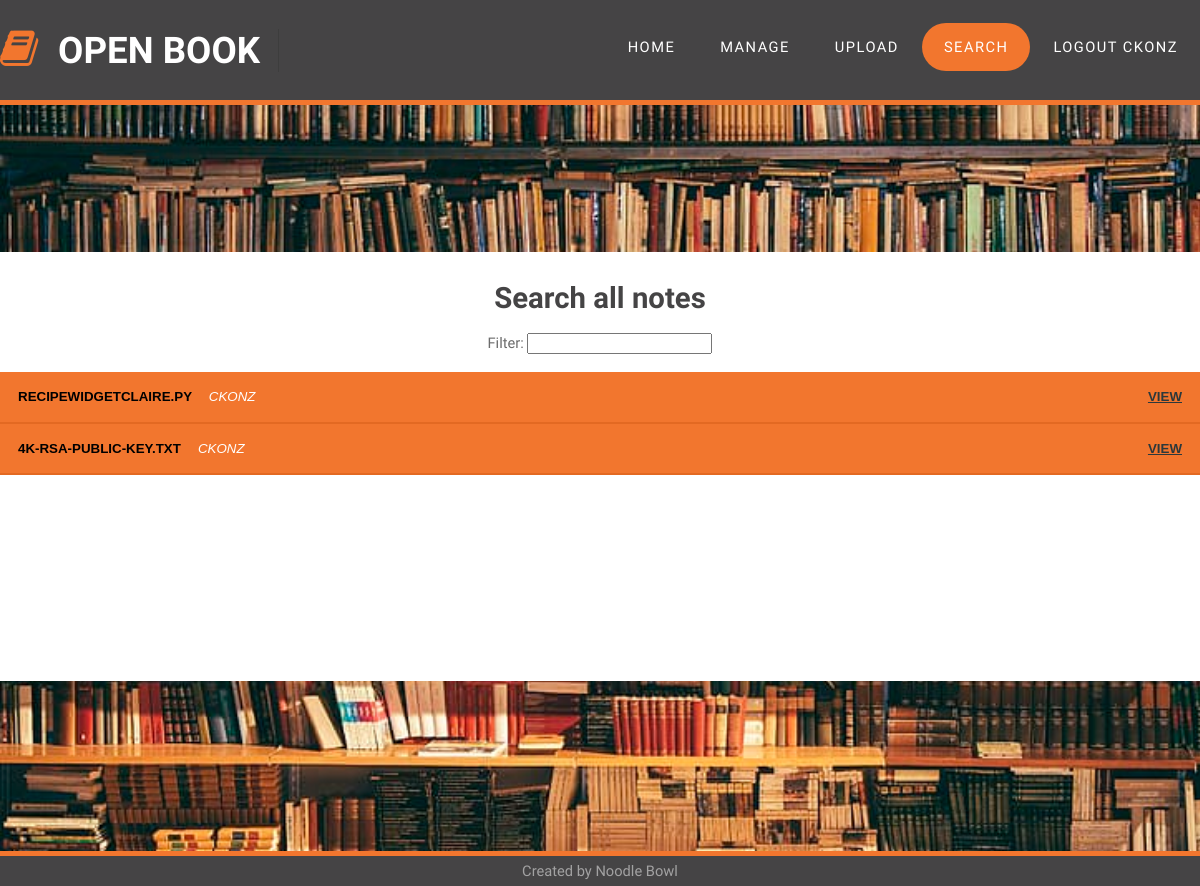
/search.html (signed in), run on an earlier commit of the app's database.
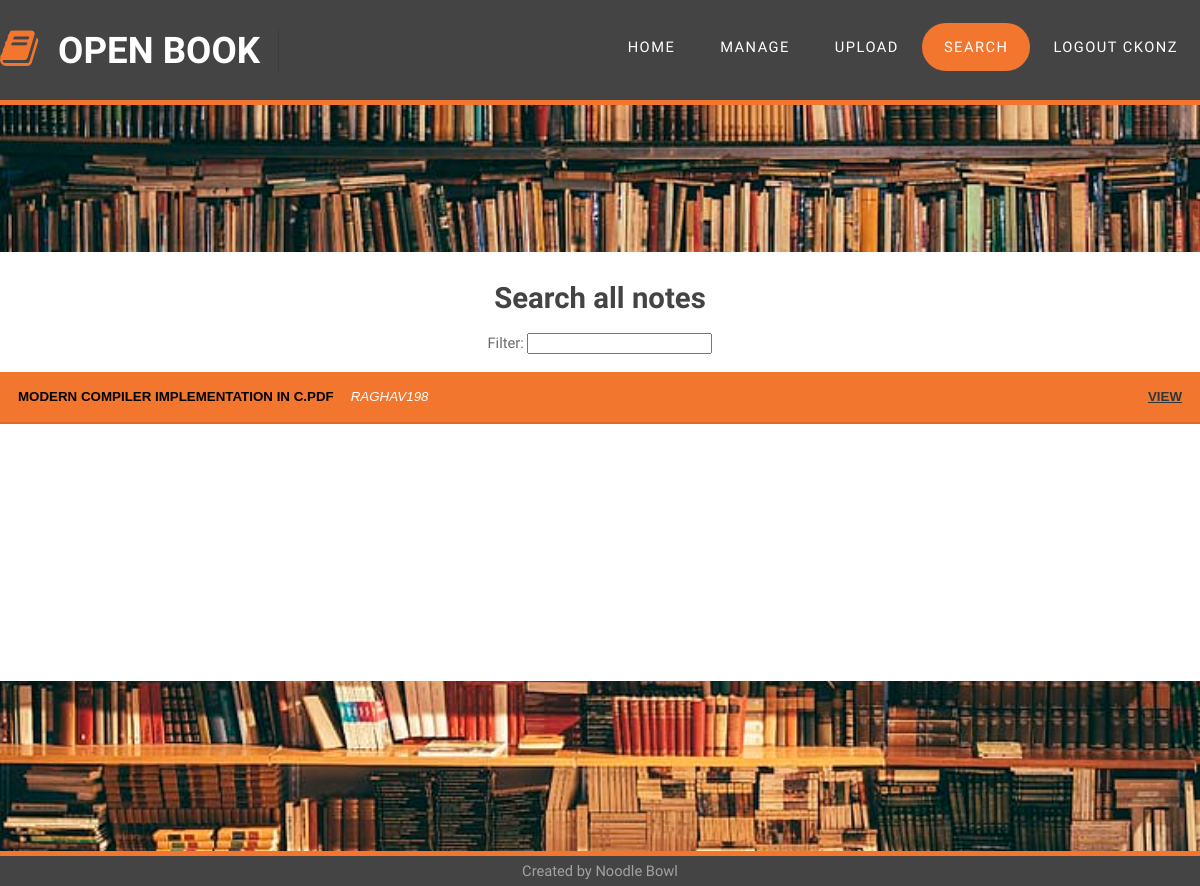
And on a later commit of the database.
### app.py (models this page shows, shortened)
class User(db.Model):
    id = db.Column(db.Integer, primary_key=True)
    username = db.Column(db.String(20), nullable=False, unique=True)
    password = db.Column(db.String(128), nullable=False)
    privilege = db.Column(db.Integer, nullable=False)
    notes = db.relationship('Note', backref='uploader', lazy=True)

class Note(db.Model):
    id = db.Column(db.Integer, primary_key=True)
    filename = db.Column(db.String(256), nullable=False)
    filehash = db.Column(db.String(128), nullable=False, unique=True)
    tags = db.Column(db.Text())
    user_id = db.Column(db.Integer, db.ForeignKey('user.id'), nullable=False)

### app.py (the view)
@app.route('/search.html')
def search_notes():
    if session.get('logged_in'):
        all_notes = Note.query.all()
        return render_template('search.html', notes=all_notes, page='search')
    flash('You need to be logged in to view this!')
    return redirect(url_for('login'))

### templates/search.html (shortened to what this page needs)
{% extends 'base.html' %}
{% block pageContent %}
<div id="page" class="content">
    <h1>Search all notes</h1><br />
    Filter: <input type="text" id="notes-filter" /><br /><br />
    <div class="accordion" id="results">
        {% for note in notes %}
        <button class="accordion_tab">
            {{note.filename}}
            <span style="color: #FFF; padding-left: 1em; font-weight: 300;"><em>{{note.uploader.username}}</em></span>
            <span style="color: #FFF; float: right;"><a target="_blank" href="view/{{note.filehash}}">View</a></span>
        </button>
        {% endfor %}
    </div>
</div>
{% endblock %}

### templates/base.html (shortened to what this page needs)
<html>
    <head>
        <link rel='stylesheet' href='{{url_for("static", filename="css/default.css")}}' />
        <link rel='stylesheet' href='{{url_for("static", filename="css/fonts.css")}}'>
    </head>
    <body>
        <div id="header-wrapper" class="sticky">
            <div id="header" class="container">
                <div id="logo">
                    <h1><span class="fa fa-book"></span><a href="#">Open Book</a></h1>
                </div>
                <div id="menu">
                    <ul>
                        <li class="menu_item {% if page == 'intro' %} current_page_item {% endif %}"><a href="intro.html" accesskey="1" title="">Home</a></li>
                        <li class="menu_item {% if page == 'list' %} current_page_item {% endif %}"><a href="list.html" accesskey="2" title="">Manage</a></li>
                        <li class="menu_item {% if page == 'upload' %} current_page_item {% endif %}"><a href="upload.html" accesskey="3" title="">Upload</a></li>
                        <li class="menu_item {% if page == 'search' %} current_page_item {% endif %}"><a href="search.html" accesskey="4" title="">Search</a></li>
                        {% if session['logged_in'] %}
                        <li class="menu_item"><a href="/logout">Logout {{session['username']}}</a></li>
                        {% else %}
                        <li class="menu_item {% if page == 'login' %} current_page_item {% endif %}"><a href="login.html" accesskey="5"
                                title="">Login</a></li>
                        {% endif %}
                    </ul>
                </div>
            </div>
        </div>
        <div id="spacer"></div>
        {% block pageContent %} {% endblock %}
        <div id="footer-wrapper">
            <div id="footer" class="container">
                Created by Noodle Bowl
            </div>
        </div>
    </body>
</html>

### static/css/default.css (style rules this page uses)
html, body { height: 100%; }
body { margin: 0px; padding: 0px; background: #2b2b2b; background-image: url(images/bookshelf.jpg); background-size: cover; background-repeat: no-repeat; background-attachment: fixed; font-family: 'Source Sans Pro', sans-serif; font-size: 11pt; font-weight: 300; color: #6c6c6c }
h1, h2, h3 { margin: 0; padding: 0; font-weight: 600; color: #454445; }
p, ol, ul { margin-top: 0; }
ol, ul { padding: 0; list-style: none; }
a { color: #2C383B; }
.container { margin: 0px auto; width: 1200px; }
#header-wrapper { background: #454445FF; border-bottom: #F2762E; border-width: 0 0 5px 0; border-style: solid; }
#header { position: relative; height: 100px; }
.sticky { position: fixed; top: 0; width: 100% }
#page { margin-top: 10em; min-height: 50%; }
#logo { position: absolute; top: 2em; width: 100%; }
#logo h1 { display: inline-block; font-size: 2.5em; text-transform: uppercase; font-weight: 700; color: #ED7070; padding-right: 0.50em; border-right: 1px solid rgba(0,0,0,.1); }
#logo span { display: inline-block; padding-right: .50em; letter-spacing: 0.10em; text-transform: uppercase; font-size: 0.90em; }
#logo a { text-decoration: none; color: #FFF; }
#logo .fa { color: #F2762E; }
#logo .fa:after { position: absolute; display: inline-block; padding-right: 2em; }
#menu { position: absolute; right: 0; top: 1.6em; }
#menu ul { display: inline-block; }
#menu li { display: block; float: left; text-align: center; }
#menu li a, #menu li span { display: inline-block; margin-left: 1px; padding: 1em 1.5em 1em 1.5em; letter-spacing: 0.10em; text-decoration: none; font-size: 1em; text-transform: uppercase; outline: 0; color: #FFF; }
#menu .current_page_item a { background: #F2762E; border-radius: 30px; color: #FFF; }
#page { overflow: hidden; padding: 2em 0em 0em 0em; background: #FFF; text-align: center; }
#footer-wrapper { overflow: hidden; padding: 7em 0em; color: rgba(255,255,255,0.5); }
#footer { background-color: #454445; position: fixed; bottom: 0; width: 100%; height: 30px; border-top: #F2762E solid 5px; text-align: center; line-height: 30px; }
.accordion .accordion_tab { background: #F2762E; cursor: pointer; padding: 1.3em 18px; letter-spacing: 0.20 em; transition: 0.4s; text-align: left; text-decoration: none; text-transform: uppercase; font-weight: 600; width: 100%; border: none; border-bottom: #E36922 solid 2px; outline: none; }
#spacer { height: 105px; }

What changed in the data, as far as the page shows it:
no longer on this page (row edited): User: username "CKONZ"
removed Note: filename "RECIPEWIDGETCLAIRE.PY", uploader.username "CKONZ"
removed Note: filename "4K-RSA-PUBLIC-KEY.TXT", uploader.username "CKONZ"
added Note: filename "MODERN COMPILER IMPLEMENTATION IN C.PDF", uploader.username "RAGHAV198"
Also different on the page:
{{ session['username'] }}: (not shown) → "CKONZ"
